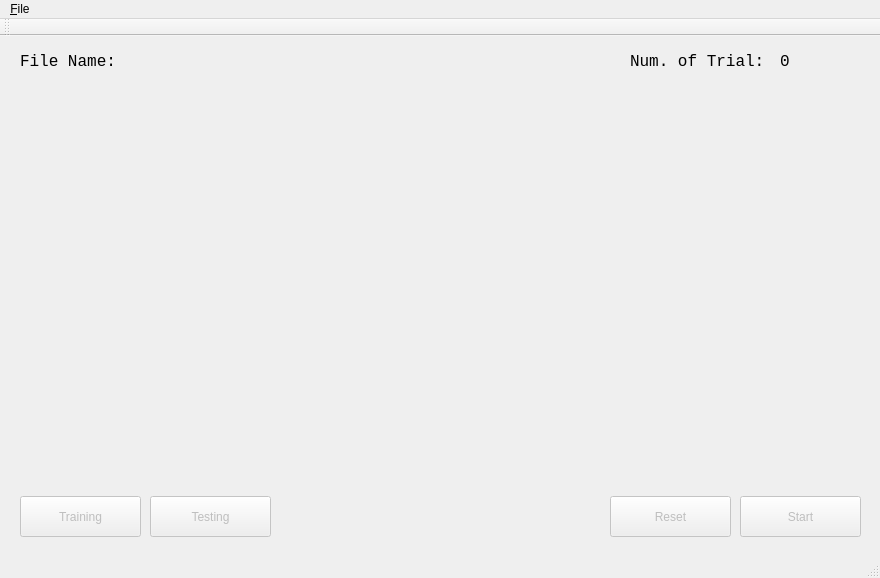
<?xml version="1.0" encoding="UTF-8"?>
<ui version="4.0">
 <class>MainWindow</class>
 <widget class="QMainWindow" name="MainWindow">
  <property name="geometry">
   <rect>
    <x>0</x>
    <y>0</y>
    <width>880</width>
    <height>578</height>
   </rect>
  </property>
  <property name="windowTitle">
   <string>MainWindow</string>
  </property>
  <widget class="QWidget" name="centralWidget">
   <widget class="QLabel" name="label2">
    <property name="geometry">
     <rect>
      <x>630</x>
      <y>10</y>
      <width>131</width>
      <height>31</height>
     </rect>
    </property>
    <property name="font">
     <font>
      <family>Consolas</family>
      <pointsize>12</pointsize>
     </font>
    </property>
    <property name="text">
     <string>Num. of Trial:</string>
    </property>
   </widget>
   <widget class="QPushButton" name="btnStart">
    <property name="enabled">
     <bool>false</bool>
    </property>
    <property name="geometry">
     <rect>
      <x>740</x>
      <y>460</y>
      <width>121</width>
      <height>41</height>
     </rect>
    </property>
    <property name="text">
     <string>Start</string>
    </property>
   </widget>
   <widget class="QLabel" name="lblFileName">
    <property name="geometry">
     <rect>
      <x>20</x>
      <y>10</y>
      <width>551</width>
      <height>31</height>
     </rect>
    </property>
    <property name="font">
     <font>
      <family>Consolas</family>
      <pointsize>12</pointsize>
     </font>
    </property>
    <property name="text">
     <string>File Name:</string>
    </property>
   </widget>
   <widget class="QLabel" name="lblNumTrial">
    <property name="geometry">
     <rect>
      <x>780</x>
      <y>10</y>
      <width>41</width>
      <height>31</height>
     </rect>
    </property>
    <property name="font">
     <font>
      <family>Consolas</family>
      <pointsize>12</pointsize>
     </font>
    </property>
    <property name="text">
     <string>0</string>
    </property>
   </widget>
   <widget class="QWidget" name="widget" native="true">
    <property name="geometry">
     <rect>
      <x>20</x>
      <y>50</y>
      <width>841</width>
      <height>401</height>
     </rect>
    </property>
    <property name="autoFillBackground">
     <bool>false</bool>
    </property>
   </widget>
   <widget class="QPushButton" name="btnTraining">
    <property name="enabled">
     <bool>false</bool>
    </property>
    <property name="geometry">
     <rect>
      <x>20</x>
      <y>460</y>
      <width>121</width>
      <height>41</height>
     </rect>
    </property>
    <property name="text">
     <string>Training</string>
    </property>
   </widget>
   <widget class="QPushButton" name="btnTesting">
    <property name="enabled">
     <bool>false</bool>
    </property>
    <property name="geometry">
     <rect>
      <x>150</x>
      <y>460</y>
      <width>121</width>
      <height>41</height>
     </rect>
    </property>
    <property name="text">
     <string>Testing</string>
    </property>
   </widget>
   <widget class="QPushButton" name="btnReset">
    <property name="enabled">
     <bool>false</bool>
    </property>
    <property name="geometry">
     <rect>
      <x>610</x>
      <y>460</y>
      <width>121</width>
      <height>41</height>
     </rect>
    </property>
    <property name="text">
     <string>Reset</string>
    </property>
   </widget>
  </widget>
  <widget class="QMenuBar" name="menuBar">
   <property name="geometry">
    <rect>
     <x>0</x>
     <y>0</y>
     <width>880</width>
     <height>18</height>
    </rect>
   </property>
   <widget class="QMenu" name="menu_File">
    <property name="title">
     <string>&amp;File</string>
    </property>
    <addaction name="action_Open"/>
    <addaction name="action_Save"/>
   </widget>
   <addaction name="menu_File"/>
  </widget>
  <widget class="QToolBar" name="mainToolBar">
   <attribute name="toolBarArea">
    <enum>TopToolBarArea</enum>
   </attribute>
   <attribute name="toolBarBreak">
    <bool>false</bool>
   </attribute>
  </widget>
  <widget class="QStatusBar" name="statusBar"/>
  <action name="action_Open">
   <property name="text">
    <string>&amp;Open</string>
   </property>
  </action>
  <action name="action_Save">
   <property name="text">
    <string>&amp;Save</string>
   </property>
  </action>
 </widget>
 <layoutdefault spacing="6" margin="11"/>
 <resources/>
 <connections>
  <connection>
   <sender>action_Open</sender>
   <signal>triggered()</signal>
   <receiver>MainWindow</receiver>
   <slot>OpenFile()</slot>
   <hints>
    <hint type="sourcelabel">
     <x>-1</x>
     <y>-1</y>
    </hint>
    <hint type="destinationlabel">
     <x>439</x>
     <y>288</y>
    </hint>
   </hints>
  </connection>
  <connection>
   <sender>btnReset</sender>
   <signal>clicked()</signal>
   <receiver>MainWindow</receiver>
   <slot>ResetButtonEntered()</slot>
   <hints>
    <hint type="sourcelabel">
     <x>670</x>
     <y>515</y>
    </hint>
    <hint type="destinationlabel">
     <x>439</x>
     <y>288</y>
    </hint>
   </hints>
  </connection>
  <connection>
   <sender>btnStart</sender>
   <signal>clicked()</signal>
   <receiver>MainWindow</receiver>
   <slot>StartButtonEntered()</slot>
   <hints>
    <hint type="sourcelabel">
     <x>800</x>
     <y>515</y>
    </hint>
    <hint type="destinationlabel">
     <x>439</x>
     <y>288</y>
    </hint>
   </hints>
  </connection>
  <connection>
   <sender>btnTesting</sender>
   <signal>clicked()</signal>
   <receiver>MainWindow</receiver>
   <slot>TestingButtonEntered()</slot>
   <hints>
    <hint type="sourcelabel">
     <x>210</x>
     <y>515</y>
    </hint>
    <hint type="destinationlabel">
     <x>439</x>
     <y>288</y>
    </hint>
   </hints>
  </connection>
  <connection>
   <sender>btnTraining</sender>
   <signal>clicked()</signal>
   <receiver>MainWindow</receiver>
   <slot>TrainingButtonEntered()</slot>
   <hints>
    <hint type="sourcelabel">
     <x>80</x>
     <y>515</y>
    </hint>
    <hint type="destinationlabel">
     <x>439</x>
     <y>288</y>
    </hint>
   </hints>
  </connection>
  <connection>
   <sender>action_Save</sender>
   <signal>triggered()</signal>
   <receiver>MainWindow</receiver>
   <slot>SaveDataPerTrial()</slot>
   <hints>
    <hint type="sourcelabel">
     <x>-1</x>
     <y>-1</y>
    </hint>
    <hint type="destinationlabel">
     <x>439</x>
     <y>288</y>
    </hint>
   </hints>
  </connection>
 </connections>
 <slots>
  <slot>OpenFile()</slot>
  <slot>ResetButtonEntered()</slot>
  <slot>StartButtonEntered()</slot>
  <slot>TrainingButtonEntered()</slot>
  <slot>TestingButtonEntered()</slot>
  <slot>SaveDataPerTrial()</slot>
 </slots>
</ui>
